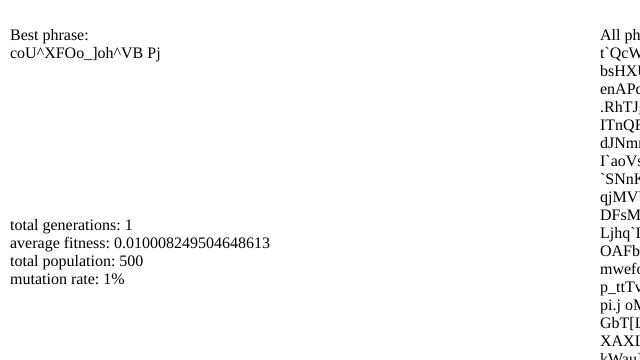
Frame 1 (no input)
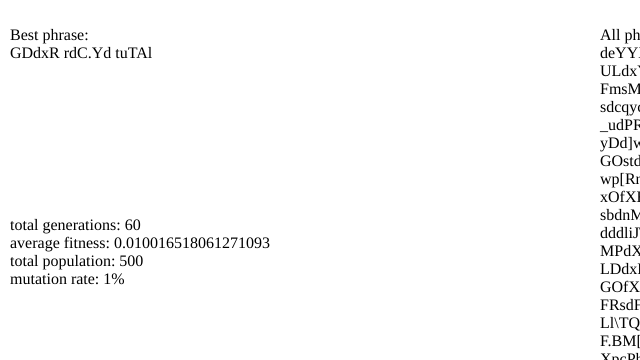
Frame 60 (no input)
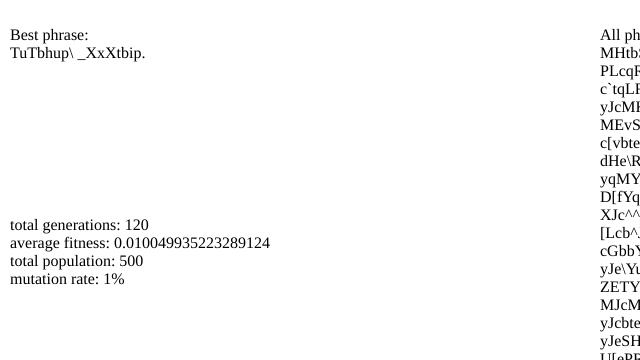
Frame 120 (the mouse pressed at the canvas centre since frame 60)

The p5.js sketch that drew these frames (run headless with seeded random() and noise() and a simulated clock; from frame 60 on, the mouse is pressed at the canvas centre):

// p5.js sketch
// ── sketch.js
var target;
var maxPop;
var mutationRate;
var population;

var bestPhrase;
var allPhrases;
var stats;

function setup() {
  bestPhrase = createP("Best Phrase: ");
  bestPhrase.position(10, 10);
  bestPhrase.class("best");

  allPhrases = createP("All Phrases: ");
  allPhrases.position(600, 10);
  allPhrases.class("all");

  stats = createP("Stats");
  stats.position(10, 200);
  stats.class("stats")

  createCanvas(640, 360);

  target = "To be or not to be";
  maxPop = 500;
  mutationRate = 0.01;

  population = new Population(target, mutationRate, maxPop);
}

function draw() {

  // population.naturalSelection();

  population.generate();

  population.calcFitness();

  population.evaluate();

  if(population.isFinished()) {
    noLoop();
  }

  displayInfo();
  // background(220);
}


function displayInfo() {
  var answer = population.getBest();

  bestPhrase.html("Best phrase:<br>" + answer);

  var statstext =
    "total generations:     " + population.getGenerations() + "<br>";
  statstext +=
    "average fitness:       " + nf(population.getAverageFitness()) + "<br>";
  statstext +=
    "total population:      " + maxPop + "<br>";
  statstext +=
    "mutation rate:         " + floor(mutationRate * 100) + "%";

  stats.html(statstext);
  allPhrases.html("All phrases:<br>" + population.allPhrases());
}
// ── DNA.js
function newChar() {
    var c = floor(random(63, 122));
    if(c == 63) c = 32;
    if(c == 64) c = 46;

    return String.fromCharCode(c);
}

class DNA {
    constructor(num) {
        this.genes = [];
        this.fitness = 0;
        for(var i = 0; i < num; ++i) {
            this.genes[i] = newChar();
        }
    }

    getPhrase() {
        return this.genes.join("");
    }

    calcFitness() {
        var score = 0;
        for(var i = 0; i < this.genes.length; ++i) {
            if(this.genes[i] == target.charAt(i)) {
                score++;
            }
        }
        this.fitness = score / target.length;
        //updation to exponential curve for the fitness function
        this.fitness = Math.pow(this.fitness, 4) + 0.01;
    }

    crossover(partner) {
        var child = new DNA(this.genes.length);

        var midpoint = floor(random(this.genes.length));

        for(var i = 0; i < this.genes.length; ++i) {
            if(i > midpoint) {
                child.genes[i] = this.genes[i];
            }
            else{
                child.genes[i] = partner.genes[i];
            }
        }
        return child;
    }

    mutate(mutationRate) {
        for(var i = 0; i < this.genes.length; ++i) {
            if(random(1) < mutationRate) {
                this.genes[i] = newChar();
            }
        }
    }
}
// ── Population.js
class Population {
    constructor(p, m, num) {
        this.population;
        this.matingPool;
        this.generations = 0;
        this.finished = false;
        this.target = p;
        this.mutationRate = m;
        this.perfectScore = 1;
        this.maxFitness = 0;

        this.best = "";

        this.population = [];
        for(var i = 0; i < num; ++i) {
            this.population[i] = new DNA(this.target.length);
        }
        this.matingPool = [];
        this.calcFitness();
    }

    calcFitness() {
        for(var i = 0; i < this.population.length; ++i) {
            this.population[i].calcFitness(target);
        }
    }

    // naturalSelection() {
    //     this.matingPool = [];

    //     var maxFitness = 0;
    //     for(var i = 0; i < this.population.length; ++i) {
    //         if(this.population[i].fitness > maxFitness) {
    //             maxFitness = this.population[i].fitness;
    //         }
    //     }

    //     for(var i = 0; i < this.population.length; ++i) {
    //         var fitness = map(this.population[i].fitness, 0, maxFitness, 0, 1);
    //         var n = floor(fitness * 100);
    //         for(var j = 0; j < n; ++j) {
    //             this.matingPool.push(this.population[i]);
    //         }
    //     }
    // }

    generate() {
        this.maxFitness = 0;
        for(var i = 0; i < this.population.length; ++i) {
            if(this.population[i].fitness > this.maxFitness) {
                this.maxFitness = this.population[i].fitness;
            }
        }

        var newPopulation = [];
        for(var i = 0; i < this.population.length; ++i) {
            var partnerA = this.acceptReject();
            var partnerB = this.acceptReject();
            var child = partnerA.crossover(partnerB);
            child.mutate(this.mutationRate);
            newPopulation[i] = child;
        }
        this.population = newPopulation;
        this.generations++;
    }

    acceptReject() {
        var count = 0;
        while(true) {
            var index = floor(random(this.population.length));
            var r = random(this.maxFitness);
            var partner = this.population[index];
            if(r < partner.fitness) {
                return partner;
            }

            count++;

            if(count > 10000) {
                return null;
            }
        }
    }

    getBest() {
        return this.best;
    }

    evaluate() {
        var worldrecord = 0.0;
        var index = 0;
        for(var i = 0; i < this.population.length; ++i) {
            if(this.population[i].fitness > worldrecord) {
                index = i;
                worldrecord = this.population[i].fitness;
            }
        }

        this.best = this.population[index].getPhrase();
        if(worldrecord >= this.perfectScore) {
            this.finished = true;
        }
    }

    isFinished() {
        return this.finished;
    }

    getGenerations() {
        return this.generations;
    }

    getAverageFitness() {
        var total = 0;
        for(var i = 0; i < this.population.length; ++i) {
            total += this.population[i].fitness;
        }
        return total / this.population.length;
    }

    allPhrases() {
        var everything = "";

        var displayLimit = min(this.population.length, 50);

        for(var i = 0; i < displayLimit; ++i) {
            everything += this.population[i].getPhrase() + "<br>";
        }
        return everything;
    }
}
// ── style.css
html, body {
  margin: 0;
  padding: 0;
}

canvas {
  display: block;
}

.best {
  font-size:40px;
  font-weight: bold;
}

.stats {
  font-size: 30px;
  line-height: 80px;
}

.all {
  font-size: 20px;
}
